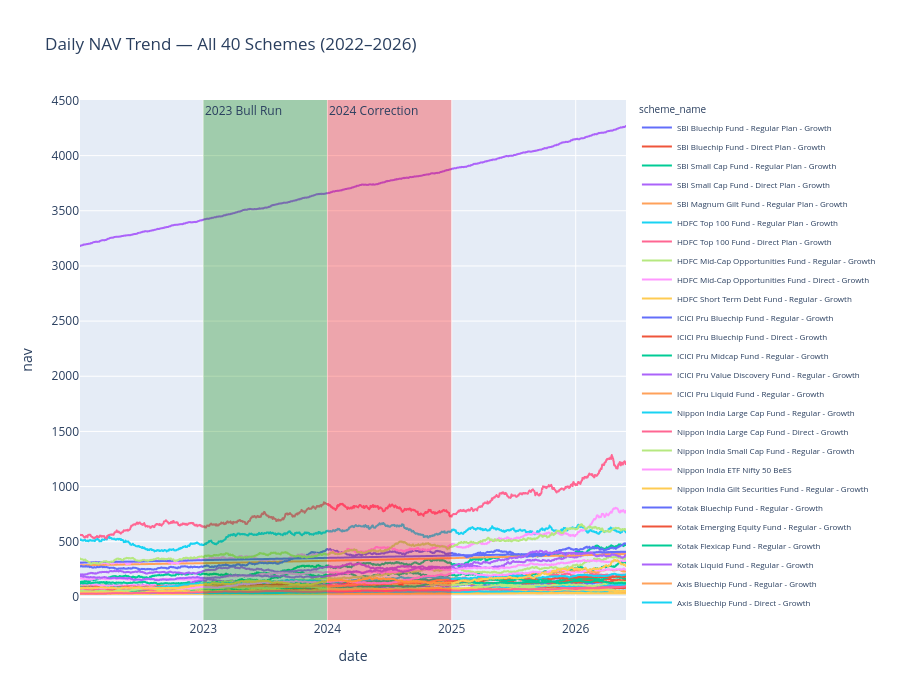

This figure's notebook cell:
### Markdown cell above
### NAV trend analysis

### Code cell
# Build the line chart: one line per scheme_name, x=date, y=nav
fig = px.line(
    nav_scheme,
    x='date',
    y='nav',
    color='scheme_name',  
    title='Daily NAV Trend — All 40 Schemes (2022–2026)'
)
# Highlight the 2023 bull run — shaded green band
fig.add_vrect(
    x0='2023-01-01', x1='2023-12-31',
    fillcolor='green', opacity=0.3, line_width=0,
    annotation_text='2023 Bull Run', annotation_position='top left'
)
# Highlight the 2024 correction — shaded red band
fig.add_vrect(
    x0='2024-01-01', x1='2024-12-31',
    fillcolor='red', opacity=0.3, line_width=0,
    annotation_text='2024 Correction', annotation_position='top left'
)
fig.update_layout(legend=dict(font=dict(size=8)), height=700)
fig.show()

### Figure 1 — Plotly figure (JSON) as saved in the notebook; plotly's stock layout.template omitted (floating-point values rounded to 4 significant figures; data arrays with more than 128 entries replaced by an {"elided": "..."} marker saying what was removed)
{"data": [{"hovertemplate": "scheme_name=SBI Bluechip Fund - Regular Plan - Growth<br>date=%{x}<br>nav=%{y}<extra></extra>", "legendgroup": "SBI Bluechip Fund - Regular Plan - Growth", "line": {"color": "#636efa", "dash": "solid"}, "marker": {"symbol": "circle"}, "mode": "lines", "name": "SBI Bluechip Fund - Regular Plan - Growth", "showlegend": true, "type": "scattergl", "x": {"elided": "1150 str values"}, "xaxis": "x", "y": {"elided": "1150 float values"}, "yaxis": "y"}, {"hovertemplate": "scheme_name=SBI Bluechip Fund - Direct Plan - Growth<br>date=%{x}<br>nav=%{y}<extra></extra>", "legendgroup": "SBI Bluechip Fund - Direct Plan - Growth", "line": {"color": "#EF553B", "dash": "solid"}, "marker": {"symbol": "circle"}, "mode": "lines", "name": "SBI Bluechip Fund - Direct Plan - Growth", "showlegend": true, "type": "scattergl", "x": {"elided": "1150 str values"}, "xaxis": "x", "y": {"elided": "1150 float values"}, "yaxis": "y"}, {"hovertemplate": "scheme_name=SBI Small Cap Fund - Regular Plan - Growth<br>date=%{x}<br>nav=%{y}<extra></extra>", "legendgroup": "SBI Small Cap Fund - Regular Plan - Growth", "line": {"color": "#00cc96", "dash": "solid"}, "marker": {"symbol": "circle"}, "mode": "lines", "name": "SBI Small Cap Fund - Regular Plan - Growth", "showlegend": true, "type": "scattergl", "x": {"elided": "1150 str values"}, "xaxis": "x", "y": {"elided": "1150 float values"}, "yaxis": "y"}, {"hovertemplate": "scheme_name=SBI Small Cap Fund - Direct Plan - Growth<br>date=%{x}<br>nav=%{y}<extra></extra>", "legendgroup": "SBI Small Cap Fund - Direct Plan - Growth", "line": {"color": "#ab63fa", "dash": "solid"}, "marker": {"symbol": "circle"}, "mode": "lines", "name": "SBI Small Cap Fund - Direct Plan - Growth", "showlegend": true, "type": "scattergl", "x": {"elided": "1150 str values"}, "xaxis": "x", "y": {"elided": "1150 float values"}, "yaxis": "y"}, {"hovertemplate": "scheme_name=SBI Magnum Gilt Fund - Regular Plan - Growth<br>date=%{x}<br>nav=%{y}<extra></extra>", "legendgroup": "SBI Magnum Gilt Fund - Regular Plan - Growth", "line": {"color": "#FFA15A", "dash": "solid"}, "marker": {"symbol": "circle"}, "mode": "lines", "name": "SBI Magnum Gilt Fund - Regular Plan - Growth", "showlegend": true, "type": "scattergl", "x": {"elided": "1150 str values"}, "xaxis": "x", "y": {"elided": "1150 float values"}, "yaxis": "y"}, {"hovertemplate": "scheme_name=HDFC Top 100 Fund - Regular Plan - Growth<br>date=%{x}<br>nav=%{y}<extra></extra>", "legendgroup": "HDFC Top 100 Fund - Regular Plan - Growth", "line": {"color": "#19d3f3", "dash": "solid"}, "marker": {"symbol": "circle"}, "mode": "lines", "name": "HDFC Top 100 Fund - Regular Plan - Growth", "showlegend": true, "type": "scattergl", "x": {"elided": "1150 str values"}, "xaxis": "x", "y": {"elided": "1150 float values"}, "yaxis": "y"}, {"hovertemplate": "scheme_name=HDFC Top 100 Fund - Direct Plan - Growth<br>date=%{x}<br>nav=%{y}<extra></extra>", "legendgroup": "HDFC Top 100 Fund - Direct Plan - Growth", "line": {"color": "#FF6692", "dash": "solid"}, "marker": {"symbol": "circle"}, "mode": "lines", "name": "HDFC Top 100 Fund - Direct Plan - Growth", "showlegend": true, "type": "scattergl", "x": {"elided": "1150 str values"}, "xaxis": "x", "y": {"elided": "1150 float values"}, "yaxis": "y"}, {"hovertemplate": "scheme_name=HDFC Mid-Cap Opportunities Fund - Regular - Growth<br>date=%{x}<br>nav=%{y}<extra></extra>", "legendgroup": "HDFC Mid-Cap Opportunities Fund - Regular - Growth", "line": {"color": "#B6E880", "dash": "solid"}, "marker": {"symbol": "circle"}, "mode": "lines", "name": "HDFC Mid-Cap Opportunities Fund - Regular - Growth", "showlegend": true, "type": "scattergl", "x": {"elided": "1150 str values"}, "xaxis": "x", "y": {"elided": "1150 float values"}, "yaxis": "y"}, {"hovertemplate": "scheme_name=HDFC Mid-Cap Opportunities Fund - Direct - Growth<br>date=%{x}<br>nav=%{y}<extra></extra>", "legendgroup": "HDFC Mid-Cap Opportunities Fund - Direct - Growth", "line": {"color": "#FF97FF", "dash": "solid"}, "marker": {"symbol": "circle"}, "mode": "lines", "name": "HDFC Mid-Cap Opportunities Fund - Direct - Growth", "showlegend": true, "type": "scattergl", "x": {"elided": "1150 str values"}, "xaxis": "x", "y": {"elided": "1150 float values"}, "yaxis": "y"}, {"hovertemplate": "scheme_name=HDFC Short Term Debt Fund - Regular - Growth<br>date=%{x}<br>nav=%{y}<extra></extra>", "legendgroup": "HDFC Short Term Debt Fund - Regular - Growth", "line": {"color": "#FECB52", "dash": "solid"}, "marker": {"symbol": "circle"}, "mode": "lines", "name": "HDFC Short Term Debt Fund - Regular - Growth", "showlegend": true, "type": "scattergl", "x": {"elided": "1150 str values"}, "xaxis": "x", "y": {"elided": "1150 float values"}, "yaxis": "y"}, {"hovertemplate": "scheme_name=ICICI Pru Bluechip Fund - Regular - Growth<br>date=%{x}<br>nav=%{y}<extra></extra>", "legendgroup": "ICICI Pru Bluechip Fund - Regular - Growth", "line": {"color": "#636efa", "dash": "solid"}, "marker": {"symbol": "circle"}, "mode": "lines", "name": "ICICI Pru Bluechip Fund - Regular - Growth", "showlegend": true, "type": "scattergl", "x": {"elided": "1150 str values"}, "xaxis": "x", "y": {"elided": "1150 float values"}, "yaxis": "y"}, {"hovertemplate": "scheme_name=ICICI Pru Bluechip Fund - Direct - Growth<br>date=%{x}<br>nav=%{y}<extra></extra>", "legendgroup": "ICICI Pru Bluechip Fund - Direct - Growth", "line": {"color": "#EF553B", "dash": "solid"}, "marker": {"symbol": "circle"}, "mode": "lines", "name": "ICICI Pru Bluechip Fund - Direct - Growth", "showlegend": true, "type": "scattergl", "x": {"elided": "1150 str values"}, "xaxis": "x", "y": {"elided": "1150 float values"}, "yaxis": "y"}, {"hovertemplate": "scheme_name=ICICI Pru Midcap Fund - Regular - Growth<br>date=%{x}<br>nav=%{y}<extra></extra>", "legendgroup": "ICICI Pru Midcap Fund - Regular - Growth", "line": {"color": "#00cc96", "dash": "solid"}, "marker": {"symbol": "circle"}, "mode": "lines", "name": "ICICI Pru Midcap Fund - Regular - Growth", "showlegend": true, "type": "scattergl", "x": {"elided": "1150 str values"}, "xaxis": "x", "y": {"elided": "1150 float values"}, "yaxis": "y"}, {"hovertemplate": "scheme_name=ICICI Pru Value Discovery Fund - Regular - Growth<br>date=%{x}<br>nav=%{y}<extra></extra>", "legendgroup": "ICICI Pru Value Discovery Fund - Regular - Growth", "line": {"color": "#ab63fa", "dash": "solid"}, "marker": {"symbol": "circle"}, "mode": "lines", "name": "ICICI Pru Value Discovery Fund - Regular - Growth", "showlegend": true, "type": "scattergl", "x": {"elided": "1150 str values"}, "xaxis": "x", "y": {"elided": "1150 float values"}, "yaxis": "y"}, {"hovertemplate": "scheme_name=ICICI Pru Liquid Fund - Regular - Growth<br>date=%{x}<br>nav=%{y}<extra></extra>", "legendgroup": "ICICI Pru Liquid Fund - Regular - Growth", "line": {"color": "#FFA15A", "dash": "solid"}, "marker": {"symbol": "circle"}, "mode": "lines", "name": "ICICI Pru Liquid Fund - Regular - Growth", "showlegend": true, "type": "scattergl", "x": {"elided": "1150 str values"}, "xaxis": "x", "y": {"elided": "1150 float values"}, "yaxis": "y"}, {"hovertemplate": "scheme_name=Nippon India Large Cap Fund - Regular - Growth<br>date=%{x}<br>nav=%{y}<extra></extra>", "legendgroup": "Nippon India Large Cap Fund - Regular - Growth", "line": {"color": "#19d3f3", "dash": "solid"}, "marker": {"symbol": "circle"}, "mode": "lines", "name": "Nippon India Large Cap Fund - Regular - Growth", "showlegend": true, "type": "scattergl", "x": {"elided": "1150 str values"}, "xaxis": "x", "y": {"elided": "1150 float values"}, "yaxis": "y"}, {"hovertemplate": "scheme_name=Nippon India Large Cap Fund - Direct - Growth<br>date=%{x}<br>nav=%{y}<extra></extra>", "legendgroup": "Nippon India Large Cap Fund - Direct - Growth", "line": {"color": "#FF6692", "dash": "solid"}, "marker": {"symbol": "circle"}, "mode": "lines", "name": "Nippon India Large Cap Fund - Direct - Growth", "showlegend": true, "type": "scattergl", "x": {"elided": "1150 str values"}, "xaxis": "x", "y": {"elided": "1150 float values"}, "yaxis": "y"}, {"hovertemplate": "scheme_name=Nippon India Small Cap Fund - Regular - Growth<br>date=%{x}<br>nav=%{y}<extra></extra>", "legendgroup": "Nippon India Small Cap Fund - Regular - Growth", "line": {"color": "#B6E880", "dash": "solid"}, "marker": {"symbol": "circle"}, "mode": "lines", "name": "Nippon India Small Cap Fund - Regular - Growth", "showlegend": true, "type": "scattergl", "x": {"elided": "1150 str values"}, "xaxis": "x", "y": {"elided": "1150 float values"}, "yaxis": "y"}, {"hovertemplate": "scheme_name=Nippon India ETF Nifty 50 BeES<br>date=%{x}<br>nav=%{y}<extra></extra>", "legendgroup": "Nippon India ETF Nifty 50 BeES", "line": {"color": "#FF97FF", "dash": "solid"}, "marker": {"symbol": "circle"}, "mode": "lines", "name": "Nippon India ETF Nifty 50 BeES", "showlegend": true, "type": "scattergl", "x": {"elided": "1150 str values"}, "xaxis": "x", "y": {"elided": "1150 float values"}, "yaxis": "y"}, {"hovertemplate": "scheme_name=Nippon India Gilt Securities Fund - Regular - Growth<br>date=%{x}<br>nav=%{y}<extra></extra>", "legendgroup": "Nippon India Gilt Securities Fund - Regular - Growth", "line": {"color": "#FECB52", "dash": "solid"}, "marker": {"symbol": "circle"}, "mode": "lines", "name": "Nippon India Gilt Securities Fund - Regular - Growth", "showlegend": true, "type": "scattergl", "x": {"elided": "1150 str values"}, "xaxis": "x", "y": {"elided": "1150 float values"}, "yaxis": "y"}, {"hovertemplate": "scheme_name=Kotak Bluechip Fund - Regular - Growth<br>date=%{x}<br>nav=%{y}<extra></extra>", "legendgroup": "Kotak Bluechip Fund - Regular - Growth", "line": {"color": "#636efa", "dash": "solid"}, "marker": {"symbol": "circle"}, "mode": "lines", "name": "Kotak Bluechip Fund - Regular - Growth", "showlegend": true, "type": "scattergl", "x": {"elided": "1150 str values"}, "xaxis": "x", "y": {"elided": "1150 float values"}, "yaxis": "y"}, {"hovertemplate": "scheme_name=Kotak Emerging Equity Fund - Regular - Growth<br>date=%{x}<br>nav=%{y}<extra></extra>", "legendgroup": "Kotak Emerging Equity Fund - Regular - Growth", "line": {"color": "#EF553B", "dash": "solid"}, "marker": {"symbol": "circle"}, "mode": "lines", "name": "Kotak Emerging Equity Fund - Regular - Growth", "showlegend": true, "type": "scattergl", "x": {"elided": "1150 str values"}, "xaxis": "x", "y": {"elided": "1150 float values"}, "yaxis": "y"}, {"hovertemplate": "scheme_name=Kotak Flexicap Fund - Regular - Growth<br>date=%{x}<br>nav=%{y}<extra></extra>", "legendgroup": "Kotak Flexicap Fund - Regular - Growth", "line": {"color": "#00cc96", "dash": "solid"}, "marker": {"symbol": "circle"}, "mode": "lines", "name": "Kotak Flexicap Fund - Regular - Growth", "showlegend": true, "type": "scattergl", "x": {"elided": "1150 str values"}, "xaxis": "x", "y": {"elided": "1150 float values"}, "yaxis": "y"}, {"hovertemplate": "scheme_name=Kotak Liquid Fund - Regular - Growth<br>date=%{x}<br>nav=%{y}<extra></extra>", "legendgroup": "Kotak Liquid Fund - Regular - Growth", "line": {"color": "#ab63fa", "dash": "solid"}, "marker": {"symbol": "circle"}, "mode": "lines", "name": "Kotak Liquid Fund - Regular - Growth", "showlegend": true, "type": "scattergl", "x": {"elided": "1150 str values"}, "xaxis": "x", "y": {"elided": "1150 float values"}, "yaxis": "y"}, {"hovertemplate": "scheme_name=Axis Bluechip Fund - Regular - Growth<br>date=%{x}<br>nav=%{y}<extra></extra>", "legendgroup": "Axis Bluechip Fund - Regular - Growth", "line": {"color": "#FFA15A", "dash": "solid"}, "marker": {"symbol": "circle"}, "mode": "lines", "name": "Axis Bluechip Fund - Regular - Growth", "showlegend": true, "type": "scattergl", "x": {"elided": "1150 str values"}, "xaxis": "x", "y": {"elided": "1150 float values"}, "yaxis": "y"}, {"hovertemplate": "scheme_name=Axis Bluechip Fund - Direct - Growth<br>date=%{x}<br>nav=%{y}<extra></extra>", "legendgroup": "Axis Bluechip Fund - Direct - Growth", "line": {"color": "#19d3f3", "dash": "solid"}, "marker": {"symbol": "circle"}, "mode": "lines", "name": "Axis Bluechip Fund - Direct - Growth", "showlegend": true, "type": "scattergl", "x": {"elided": "1150 str values"}, "xaxis": "x", "y": {"elided": "1150 float values"}, "yaxis": "y"}, {"hovertemplate": "scheme_name=Axis Midcap Fund - Regular - Growth<br>date=%{x}<br>nav=%{y}<extra></extra>", "legendgroup": "Axis Midcap Fund - Regular - Growth", "line": {"color": "#FF6692", "dash": "solid"}, "marker": {"symbol": "circle"}, "mode": "lines", "name": "Axis Midcap Fund - Regular - Growth", "showlegend": true, "type": "scattergl", "x": {"elided": "1150 str values"}, "xaxis": "x", "y": {"elided": "1150 float values"}, "yaxis": "y"}, {"hovertemplate": "scheme_name=Axis Small Cap Fund - Regular - Growth<br>date=%{x}<br>nav=%{y}<extra></extra>", "legendgroup": "Axis Small Cap Fund - Regular - Growth", "line": {"color": "#B6E880", "dash": "solid"}, "marker": {"symbol": "circle"}, "mode": "lines", "name": "Axis Small Cap Fund - Regular - Growth", "showlegend": true, "type": "scattergl", "x": {"elided": "1150 str values"}, "xaxis": "x", "y": {"elided": "1150 float values"}, "yaxis": "y"}, {"hovertemplate": "scheme_name=ABSL Frontline Equity Fund - Regular - Growth<br>date=%{x}<br>nav=%{y}<extra></extra>", "legendgroup": "ABSL Frontline Equity Fund - Regular - Growth", "line": {"color": "#FF97FF", "dash": "solid"}, "marker": {"symbol": "circle"}, "mode": "lines", "name": "ABSL Frontline Equity Fund - Regular - Growth", "showlegend": true, "type": "scattergl", "x": {"elided": "1150 str values"}, "xaxis": "x", "y": {"elided": "1150 float values"}, "yaxis": "y"}, {"hovertemplate": "scheme_name=ABSL Small Cap Fund - Regular - Growth<br>date=%{x}<br>nav=%{y}<extra></extra>", "legendgroup": "ABSL Small Cap Fund - Regular - Growth", "line": {"color": "#FECB52", "dash": "solid"}, "marker": {"symbol": "circle"}, "mode": "lines", "name": "ABSL Small Cap Fund - Regular - Growth", "showlegend": true, "type": "scattergl", "x": {"elided": "1150 str values"}, "xaxis": "x", "y": {"elided": "1150 float values"}, "yaxis": "y"}, {"hovertemplate": "scheme_name=ABSL Liquid Fund - Regular - Growth<br>date=%{x}<br>nav=%{y}<extra></extra>", "legendgroup": "ABSL Liquid Fund - Regular - Growth", "line": {"color": "#636efa", "dash": "solid"}, "marker": {"symbol": "circle"}, "mode": "lines", "name": "ABSL Liquid Fund - Regular - Growth", "showlegend": true, "type": "scattergl", "x": {"elided": "1150 str values"}, "xaxis": "x", "y": {"elided": "1150 float values"}, "yaxis": "y"}, {"hovertemplate": "scheme_name=UTI Nifty 50 Index Fund - Regular - Growth<br>date=%{x}<br>nav=%{y}<extra></extra>", "legendgroup": "UTI Nifty 50 Index Fund - Regular - Growth", "line": {"color": "#EF553B", "dash": "solid"}, "marker": {"symbol": "circle"}, "mode": "lines", "name": "UTI Nifty 50 Index Fund - Regular - Growth", "showlegend": true, "type": "scattergl", "x": {"elided": "1150 str values"}, "xaxis": "x", "y": {"elided": "1150 float values"}, "yaxis": "y"}, {"hovertemplate": "scheme_name=UTI Mid Cap Fund - Regular - Growth<br>date=%{x}<br>nav=%{y}<extra></extra>", "legendgroup": "UTI Mid Cap Fund - Regular - Growth", "line": {"color": "#00cc96", "dash": "solid"}, "marker": {"symbol": "circle"}, "mode": "lines", "name": "UTI Mid Cap Fund - Regular - Growth", "showlegend": true, "type": "scattergl", "x": {"elided": "1150 str values"}, "xaxis": "x", "y": {"elided": "1150 float values"}, "yaxis": "y"}, {"hovertemplate": "scheme_name=UTI Flexi Cap Fund - Regular - Growth<br>date=%{x}<br>nav=%{y}<extra></extra>", "legendgroup": "UTI Flexi Cap Fund - Regular - Growth", "line": {"color": "#ab63fa", "dash": "solid"}, "marker": {"symbol": "circle"}, "mode": "lines", "name": "UTI Flexi Cap Fund - Regular - Growth", "showlegend": true, "type": "scattergl", "x": {"elided": "1150 str values"}, "xaxis": "x", "y": {"elided": "1150 float values"}, "yaxis": "y"}, {"hovertemplate": "scheme_name=Mirae Asset Large Cap Fund - Regular - Growth<br>date=%{x}<br>nav=%{y}<extra></extra>", "legendgroup": "Mirae Asset Large Cap Fund - Regular - Growth", "line": {"color": "#FFA15A", "dash": "solid"}, "marker": {"symbol": "circle"}, "mode": "lines", "name": "Mirae Asset Large Cap Fund - Regular - Growth", "showlegend": true, "type": "scattergl", "x": {"elided": "1150 str values"}, "xaxis": "x", "y": {"elided": "1150 float values"}, "yaxis": "y"}, {"hovertemplate": "scheme_name=Mirae Asset Emerging Bluechip Fund - Regular - Growth<br>date=%{x}<br>nav=%{y}<extra></extra>", "legendgroup": "Mirae Asset Emerging Bluechip Fund - Regular - Growth", "line": {"color": "#19d3f3", "dash": "solid"}, "marker": {"symbol": "circle"}, "mode": "lines", "name": "Mirae Asset Emerging Bluechip Fund - Regular - Growth", "showlegend": true, "type": "scattergl", "x": {"elided": "1150 str values"}, "xaxis": "x", "y": {"elided": "1150 float values"}, "yaxis": "y"}, {"hovertemplate": "scheme_name=Mirae Asset Tax Saver Fund - Regular - Growth<br>date=%{x}<br>nav=%{y}<extra></extra>", "legendgroup": "Mirae Asset Tax Saver Fund - Regular - Growth", "line": {"color": "#FF6692", "dash": "solid"}, "marker": {"symbol": "circle"}, "mode": "lines", "name": "Mirae Asset Tax Saver Fund - Regular - Growth", "showlegend": true, "type": "scattergl", "x": {"elided": "1150 str values"}, "xaxis": "x", "y": {"elided": "1150 float values"}, "yaxis": "y"}, {"hovertemplate": "scheme_name=DSP Top 100 Equity Fund - Regular - Growth<br>date=%{x}<br>nav=%{y}<extra></extra>", "legendgroup": "DSP Top 100 Equity Fund - Regular - Growth", "line": {"color": "#B6E880", "dash": "solid"}, "marker": {"symbol": "circle"}, "mode": "lines", "name": "DSP Top 100 Equity Fund - Regular - Growth", "showlegend": true, "type": "scattergl", "x": {"elided": "1150 str values"}, "xaxis": "x", "y": {"elided": "1150 float values"}, "yaxis": "y"}, {"hovertemplate": "scheme_name=DSP Midcap Fund - Regular - Growth<br>date=%{x}<br>nav=%{y}<extra></extra>", "legendgroup": "DSP Midcap Fund - Regular - Growth", "line": {"color": "#FF97FF", "dash": "solid"}, "marker": {"symbol": "circle"}, "mode": "lines", "name": "DSP Midcap Fund - Regular - Growth", "showlegend": true, "type": "scattergl", "x": {"elided": "1150 str values"}, "xaxis": "x", "y": {"elided": "1150 float values"}, "yaxis": "y"}, {"hovertemplate": "scheme_name=DSP Small Cap Fund - Regular - Growth<br>date=%{x}<br>nav=%{y}<extra></extra>", "legendgroup": "DSP Small Cap Fund - Regular - Growth", "line": {"color": "#FECB52", "dash": "solid"}, "marker": {"symbol": "circle"}, "mode": "lines", "name": "DSP Small Cap Fund - Regular - Growth", "showlegend": true, "type": "scattergl", "x": {"elided": "1150 str values"}, "xaxis": "x", "y": {"elided": "1150 float values"}, "yaxis": "y"}], "layout": {"annotations": [{"showarrow": false, "text": "2023 Bull Run", "x": "2023-01-01", "xanchor": "left", "xref": "x", "y": 1, "yanchor": "top", "yref": "y domain"}, {"showarrow": false, "text": "2024 Correction", "x": "2024-01-01", "xanchor": "left", "xref": "x", "y": 1, "yanchor": "top", "yref": "y domain"}], "height": 700, "legend": {"font": {"size": 8}, "title": {"text": "scheme_name"}, "tracegroupgap": 0}, "shapes": [{"fillcolor": "green", "line": {"width": 0}, "opacity": 0.3, "type": "rect", "x0": "2023-01-01", "x1": "2023-12-31", "xref": "x", "y0": 0, "y1": 1, "yref": "y domain"}, {"fillcolor": "red", "line": {"width": 0}, "opacity": 0.3, "type": "rect", "x0": "2024-01-01", "x1": "2024-12-31", "xref": "x", "y0": 0, "y1": 1, "yref": "y domain"}], "title": {"text": "Daily NAV Trend — All 40 Schemes (2022–2026)"}, "xaxis": {"anchor": "y", "domain": [0, 1], "title": {"text": "date"}}, "yaxis": {"anchor": "x", "domain": [0, 1], "title": {"text": "nav"}}}}
